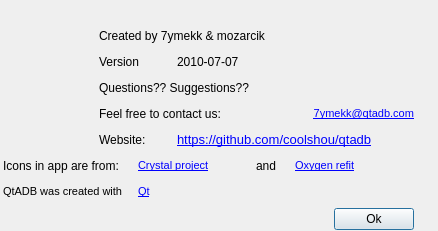
<?xml version="1.0" encoding="UTF-8"?>
<ui version="4.0">
 <class>AboutDialog</class>
 <widget class="QDialog" name="AboutDialog">
  <property name="windowModality">
   <enum>Qt::ApplicationModal</enum>
  </property>
  <property name="geometry">
   <rect>
    <x>0</x>
    <y>0</y>
    <width>438</width>
    <height>231</height>
   </rect>
  </property>
  <property name="sizePolicy">
   <sizepolicy hsizetype="Preferred" vsizetype="Preferred">
    <horstretch>0</horstretch>
    <verstretch>0</verstretch>
   </sizepolicy>
  </property>
  <property name="windowTitle">
   <string extracomment="About dialog title">QtADB - Your android manager</string>
  </property>
  <property name="windowOpacity">
   <double>1.000000000000000</double>
  </property>
  <property name="layoutDirection">
   <enum>Qt::LeftToRight</enum>
  </property>
  <widget class="QWidget" name="layoutWidget">
   <property name="geometry">
    <rect>
     <x>-10</x>
     <y>0</y>
     <width>437</width>
     <height>257</height>
    </rect>
   </property>
   <layout class="QGridLayout" name="gridLayout">
    <item row="0" column="0" rowspan="10">
     <spacer name="horizontalSpacer_2">
      <property name="orientation">
       <enum>Qt::Horizontal</enum>
      </property>
      <property name="sizeType">
       <enum>QSizePolicy::Fixed</enum>
      </property>
      <property name="sizeHint" stdset="0">
       <size>
        <width>13</width>
        <height>198</height>
       </size>
      </property>
     </spacer>
    </item>
    <item row="0" column="1" colspan="8">
     <spacer name="verticalSpacer_3">
      <property name="orientation">
       <enum>Qt::Vertical</enum>
      </property>
      <property name="sizeType">
       <enum>QSizePolicy::Fixed</enum>
      </property>
      <property name="sizeHint" stdset="0">
       <size>
        <width>338</width>
        <height>13</height>
       </size>
      </property>
     </spacer>
    </item>
    <item row="0" column="9" rowspan="9">
     <spacer name="horizontalSpacer_3">
      <property name="orientation">
       <enum>Qt::Horizontal</enum>
      </property>
      <property name="sizeType">
       <enum>QSizePolicy::Fixed</enum>
      </property>
      <property name="sizeHint" stdset="0">
       <size>
        <width>13</width>
        <height>178</height>
       </size>
      </property>
     </spacer>
    </item>
    <item row="1" column="1" rowspan="5">
     <widget class="QLabel" name="label_2">
      <property name="minimumSize">
       <size>
        <width>90</width>
        <height>100</height>
       </size>
      </property>
      <property name="maximumSize">
       <size>
        <width>90</width>
        <height>100</height>
       </size>
      </property>
      <property name="text">
       <string/>
      </property>
      <property name="pixmap">
       <pixmap resource="../zasoby.qrc">:/icons/android.png</pixmap>
      </property>
      <property name="scaledContents">
       <bool>true</bool>
      </property>
     </widget>
    </item>
    <item row="1" column="2" colspan="6">
     <widget class="QLabel" name="label_4">
      <property name="text">
       <string>Created by 7ymekk &amp; mozarcik</string>
      </property>
     </widget>
    </item>
    <item row="2" column="2" colspan="2">
     <widget class="QLabel" name="label_5">
      <property name="text">
       <string>Version</string>
      </property>
     </widget>
    </item>
    <item row="2" column="4" colspan="3">
     <widget class="QLabel" name="versionLabel">
      <property name="layoutDirection">
       <enum>Qt::LeftToRight</enum>
      </property>
      <property name="text">
       <string notr="true">2010-07-07</string>
      </property>
     </widget>
    </item>
    <item row="3" column="2" colspan="6">
     <widget class="QLabel" name="label_6">
      <property name="text">
       <string>Questions?? Suggestions??</string>
      </property>
     </widget>
    </item>
    <item row="4" column="2" colspan="5">
     <widget class="QLabel" name="label_8">
      <property name="text">
       <string>Feel free to contact us:</string>
      </property>
     </widget>
    </item>
    <item row="4" column="7" colspan="2">
     <widget class="QLabel" name="label_7">
      <property name="layoutDirection">
       <enum>Qt::RightToLeft</enum>
      </property>
      <property name="text">
       <string notr="true">&lt;!DOCTYPE HTML PUBLIC &quot;-//W3C//DTD HTML 4.0//EN&quot; &quot;http://www.w3.org/TR/REC-html40/strict.dtd&quot;&gt;
&lt;html&gt;&lt;head&gt;&lt;meta name=&quot;qrichtext&quot; content=&quot;1&quot; /&gt;&lt;style type=&quot;text/css&quot;&gt;
p, li { white-space: pre-wrap; }
&lt;/style&gt;&lt;/head&gt;&lt;body style=&quot; font-family:'MS Shell Dlg 2'; font-size:8.25pt; font-weight:400; font-style:normal;&quot;&gt;
&lt;p align=&quot;right&quot; style=&quot; margin-top:0px; margin-bottom:0px; margin-left:0px; margin-right:0px; -qt-block-indent:0; text-indent:0px;&quot;&gt;&lt;a href=&quot;mailto:qtadb.manager@gmail.com&quot;&gt;&lt;span style=&quot; font-size:8pt; text-decoration: underline; color:#0000ff;&quot;&gt;7ymekk@qtadb.com&lt;/span&gt;&lt;/a&gt;&lt;/p&gt;&lt;/body&gt;&lt;/html&gt;</string>
      </property>
      <property name="openExternalLinks">
       <bool>true</bool>
      </property>
     </widget>
    </item>
    <item row="5" column="2" colspan="2">
     <widget class="QLabel" name="label_9">
      <property name="text">
       <string>Website:</string>
      </property>
     </widget>
    </item>
    <item row="5" column="4" colspan="5">
     <widget class="QLabel" name="label_10">
      <property name="text">
       <string notr="true">&lt;!DOCTYPE HTML PUBLIC &quot;-//W3C//DTD HTML 4.0//EN&quot; &quot;http://www.w3.org/TR/REC-html40/strict.dtd&quot;&gt;
&lt;html&gt;&lt;head&gt;&lt;meta name=&quot;qrichtext&quot; content=&quot;1&quot; /&gt;&lt;style type=&quot;text/css&quot;&gt;
p, li { white-space: pre-wrap; }
&lt;/style&gt;&lt;/head&gt;&lt;body style=&quot; font-family:'Noto Sans Mono CJK TC'; font-size:10pt; font-weight:400; font-style:normal;&quot;&gt;
&lt;p style=&quot; margin-top:0px; margin-bottom:0px; margin-left:0px; margin-right:0px; -qt-block-indent:0; text-indent:0px;&quot;&gt;&lt;a href=&quot;https://github.com/coolshou/qtadb&quot;&gt;&lt;span style=&quot; text-decoration: underline; color:#0000ff;&quot;&gt;https://github.com/coolshou/qtadb&lt;/span&gt;&lt;/a&gt;&lt;/p&gt;&lt;/body&gt;&lt;/html&gt;</string>
      </property>
      <property name="openExternalLinks">
       <bool>true</bool>
      </property>
     </widget>
    </item>
    <item row="6" column="1" colspan="2">
     <widget class="QLabel" name="label">
      <property name="text">
       <string>Icons in app are from:</string>
      </property>
     </widget>
    </item>
    <item row="6" column="3" colspan="3">
     <widget class="QLabel" name="label_3">
      <property name="text">
       <string notr="true">&lt;!DOCTYPE HTML PUBLIC &quot;-//W3C//DTD HTML 4.0//EN&quot; &quot;http://www.w3.org/TR/REC-html40/strict.dtd&quot;&gt;
&lt;html&gt;&lt;head&gt;&lt;meta name=&quot;qrichtext&quot; content=&quot;1&quot; /&gt;&lt;style type=&quot;text/css&quot;&gt;
p, li { white-space: pre-wrap; }
&lt;/style&gt;&lt;/head&gt;&lt;body style=&quot; font-family:'MS Shell Dlg 2'; font-size:8.25pt; font-weight:400; font-style:normal;&quot;&gt;
&lt;p style=&quot; margin-top:0px; margin-bottom:0px; margin-left:0px; margin-right:0px; -qt-block-indent:0; text-indent:0px;&quot;&gt;&lt;a href=&quot;http://everaldo.com/crystal/&quot;&gt;&lt;span style=&quot; text-decoration: underline; color:#0000ff;&quot;&gt;Crystal project&lt;/span&gt;&lt;/a&gt;&lt;/p&gt;&lt;/body&gt;&lt;/html&gt;</string>
      </property>
      <property name="openExternalLinks">
       <bool>true</bool>
      </property>
     </widget>
    </item>
    <item row="6" column="6">
     <widget class="QLabel" name="label_13">
      <property name="text">
       <string>and</string>
      </property>
     </widget>
    </item>
    <item row="6" column="7" colspan="2">
     <widget class="QLabel" name="label_11">
      <property name="text">
       <string notr="true">&lt;!DOCTYPE HTML PUBLIC &quot;-//W3C//DTD HTML 4.0//EN&quot; &quot;http://www.w3.org/TR/REC-html40/strict.dtd&quot;&gt;
&lt;html&gt;&lt;head&gt;&lt;meta name=&quot;qrichtext&quot; content=&quot;1&quot; /&gt;&lt;style type=&quot;text/css&quot;&gt;
p, li { white-space: pre-wrap; }
&lt;/style&gt;&lt;/head&gt;&lt;body style=&quot; font-family:'MS Shell Dlg 2'; font-size:8.25pt; font-weight:400; font-style:normal;&quot;&gt;
&lt;p style=&quot; margin-top:0px; margin-bottom:0px; margin-left:0px; margin-right:0px; -qt-block-indent:0; text-indent:0px;&quot;&gt;&lt;a href=&quot;http://www.nanolx.org/artwork/item/75-oxygen-refit&quot;&gt;&lt;span style=&quot; text-decoration: underline; color:#0000ff;&quot;&gt;Oxygen refit&lt;/span&gt;&lt;/a&gt;&lt;/p&gt;&lt;/body&gt;&lt;/html&gt;</string>
      </property>
      <property name="openExternalLinks">
       <bool>true</bool>
      </property>
     </widget>
    </item>
    <item row="8" column="1" colspan="4">
     <spacer name="horizontalSpacer">
      <property name="orientation">
       <enum>Qt::Horizontal</enum>
      </property>
      <property name="sizeHint" stdset="0">
       <size>
        <width>161</width>
        <height>17</height>
       </size>
      </property>
     </spacer>
    </item>
    <item row="8" column="5" colspan="3">
     <widget class="QLabel" name="label_12">
      <property name="sizePolicy">
       <sizepolicy hsizetype="Fixed" vsizetype="Fixed">
        <horstretch>0</horstretch>
        <verstretch>0</verstretch>
       </sizepolicy>
      </property>
      <property name="minimumSize">
       <size>
        <width>80</width>
        <height>23</height>
       </size>
      </property>
      <property name="maximumSize">
       <size>
        <width>80</width>
        <height>23</height>
       </size>
      </property>
      <property name="text">
       <string notr="true">&lt;!DOCTYPE HTML PUBLIC &quot;-//W3C//DTD HTML 4.0//EN&quot; &quot;http://www.w3.org/TR/REC-html40/strict.dtd&quot;&gt;
&lt;html&gt;&lt;head&gt;&lt;meta name=&quot;qrichtext&quot; content=&quot;1&quot; /&gt;&lt;style type=&quot;text/css&quot;&gt;
p, li { white-space: pre-wrap; }
&lt;/style&gt;&lt;/head&gt;&lt;body style=&quot; font-family:'MS Shell Dlg 2'; font-size:8.25pt; font-weight:400; font-style:normal;&quot;&gt;
&lt;p style=&quot; margin-top:0px; margin-bottom:0px; margin-left:0px; margin-right:0px; -qt-block-indent:0; text-indent:0px;&quot;&gt;&lt;a href=&quot;https://www.paypal.com/cgi-bin/webscr?cmd=_s-xclick&amp;amp;hosted_button_id=5P6GM8DLCVMM6&quot;&gt;&lt;span style=&quot; text-decoration: underline; color:#0000ff;&quot;&gt;&lt;img src=&quot;:/icons/paypal.png&quot;&gt;&lt;/img&gt;&lt;/span&gt;&lt;/a&gt;&lt;/p&gt;&lt;/body&gt;&lt;/html&gt;</string>
      </property>
      <property name="openExternalLinks">
       <bool>true</bool>
      </property>
     </widget>
    </item>
    <item row="8" column="8">
     <widget class="QPushButton" name="okButton">
      <property name="text">
       <string>Ok</string>
      </property>
     </widget>
    </item>
    <item row="9" column="1" colspan="8">
     <spacer name="verticalSpacer_4">
      <property name="orientation">
       <enum>Qt::Vertical</enum>
      </property>
      <property name="sizeType">
       <enum>QSizePolicy::Fixed</enum>
      </property>
      <property name="sizeHint" stdset="0">
       <size>
        <width>338</width>
        <height>13</height>
       </size>
      </property>
     </spacer>
    </item>
    <item row="7" column="1" colspan="2">
     <widget class="QLabel" name="label_14">
      <property name="text">
       <string>&lt;!DOCTYPE HTML PUBLIC &quot;-//W3C//DTD HTML 4.0//EN&quot; &quot;http://www.w3.org/TR/REC-html40/strict.dtd&quot;&gt;
&lt;html&gt;&lt;head&gt;&lt;meta name=&quot;qrichtext&quot; content=&quot;1&quot; /&gt;&lt;style type=&quot;text/css&quot;&gt;
p, li { white-space: pre-wrap; }
&lt;/style&gt;&lt;/head&gt;&lt;body style=&quot; font-family:'MS Shell Dlg 2'; font-size:8.25pt; font-weight:400; font-style:normal;&quot;&gt;
&lt;p style=&quot; margin-top:0px; margin-bottom:0px; margin-left:0px; margin-right:0px; -qt-block-indent:0; text-indent:0px;&quot;&gt;&lt;span style=&quot; font-size:8pt;&quot;&gt;QtADB was created with&lt;/span&gt;&lt;/p&gt;&lt;/body&gt;&lt;/html&gt;</string>
      </property>
     </widget>
    </item>
    <item row="7" column="3">
     <widget class="QLabel" name="label_15">
      <property name="text">
       <string>&lt;!DOCTYPE HTML PUBLIC &quot;-//W3C//DTD HTML 4.0//EN&quot; &quot;http://www.w3.org/TR/REC-html40/strict.dtd&quot;&gt;
&lt;html&gt;&lt;head&gt;&lt;meta name=&quot;qrichtext&quot; content=&quot;1&quot; /&gt;&lt;style type=&quot;text/css&quot;&gt;
p, li { white-space: pre-wrap; }
&lt;/style&gt;&lt;/head&gt;&lt;body style=&quot; font-family:'MS Shell Dlg 2'; font-size:8.25pt; font-weight:400; font-style:normal;&quot;&gt;
&lt;p style=&quot; margin-top:0px; margin-bottom:0px; margin-left:0px; margin-right:0px; -qt-block-indent:0; text-indent:0px;&quot;&gt;&lt;a href=&quot;http://qt.nokia.com&quot;&gt;&lt;span style=&quot; text-decoration: underline; color:#0000ff;&quot;&gt;Qt&lt;/span&gt;&lt;/a&gt;&lt;/p&gt;&lt;/body&gt;&lt;/html&gt;</string>
      </property>
     </widget>
    </item>
   </layout>
  </widget>
 </widget>
 <resources>
  <include location="../zasoby.qrc"/>
 </resources>
 <connections/>
</ui>
